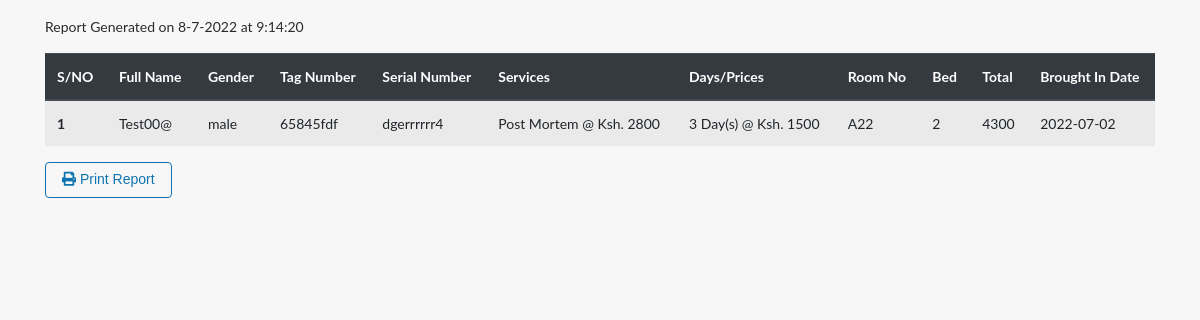
The app's page /include/outgoing_report.php with its own data.
### tables this page shows
CREATE TABLE `invoices` (
  `id` int(10) UNSIGNED NOT NULL,
  `deceased` int(10) UNSIGNED NOT NULL,
  `room` int(10) UNSIGNED DEFAULT NULL,
  `relative` int(10) UNSIGNED DEFAULT NULL,
  `services` text NOT NULL,
  `day` varchar(250) NOT NULL,
  `total` int(11) NOT NULL,
  `paid_amount` int(100) DEFAULT NULL,
  `stat` int(100) NOT NULL,
  `date` varchar(200) DEFAULT NULL
);

CREATE TABLE `incoming_deceased` (
  `id` int(10) UNSIGNED NOT NULL,
  `fullname` varchar(150) NOT NULL,
  `gender` varchar(40) NOT NULL,
  `tag_number` varchar(40) NOT NULL,
  `serial_number` varchar(40) NOT NULL,
  `relative_name` int(10) UNSIGNED DEFAULT NULL,
  `relative_number` int(10) UNSIGNED DEFAULT NULL,
  `room` varchar(250) NOT NULL,
  `bed` varchar(100) NOT NULL,
  `stat` int(100) NOT NULL,
  `date` date DEFAULT NULL
);

### include/outgoing_report.php (the view, shortened to what this page needs)
<!DOCTYPE html>
<html lang="en">
<head>
<link rel="stylesheet" href="https://cdnjs.cloudflare.com/ajax/libs/twitter-bootstrap/4.6.0/css/bootstrap.min.css">
<link rel="stylesheet" href="https://cdnjs.cloudflare.com/ajax/libs/font-awesome/5.15.4/css/all.min.css">
<link rel="stylesheet" href="../assets/css/bootstrap.css">
</head>
<body>
    <div class="container pt-3">
        <p>Report Generated on <?php
        $tdate=date("j-n-Y");
        $ttime=date("G:i:s");
        echo $tdate ?> at <?php echo $ttime;?></p>
<table class="table table-striped">
  <thead class="thead-dark">
    <tr>
      <th scope="col">S/NO</th>
      <th scope="col">Full Name</th>
      <th scope="col">Gender</th>
      <th scope="col">Tag Number</th>
       <th scope="col">Serial Number</th>
       <th scope="col">Services</th>
       <th scope="col">Days/Prices</th>
       <th scope="col">Room No</th>
        <th scope="col">Bed</th>
        <th scope="col">Total</th>
      <th scope="col">Brought In Date</th>
    </tr>
  </thead>
  <tbody>
  <?php
$conn = mysqli_connect('localhost', 'root', '', 'mogue_db');
$query = $conn->query("SELECT * FROM  outgoing_deceased ORDER BY id DESC");
if($query->num_rows > 0){
    while($rows = $query->fetch_assoc()){
      $fname = $rows["fullname"];
    $query1 = $conn->query("SELECT * FROM  incoming_deceased WHERE id=$fname ORDER BY id DESC");
    while($row = $query1->fetch_assoc()){
      $fullname=$row["fullname"];
      $gender = $row["gender"];
      $tag_number = $row["tag_number"];
      $serial_number = $row["serial_number"];
      $room_no = $row["room"];
      $bed = $row["bed"];
      $date = $row["date"];
      $query = $conn->query("SELECT * FROM  invoices WHERE deceased=$fname");
$count=1;
if($query->num_rows > 0){
    while($rows = $query->fetch_assoc()){
      $services = $rows["services"];
      $days=$rows['day'];
      $total=$rows['total'];
?>
    <tr>
      <th scope="row"><?php echo $count; ?></th>
      <td><?php echo $fullname?></td>
      <td><?php echo $gender?></td>
      <td><?php echo $tag_number?></td>
       <td><?php echo $serial_number?></td>
        <td><?php echo $services?></td>
        <td><?php echo $days?></td>
    <td><?php
    if($room_no==1){
      echo "A20";
    }else{
echo "A22";
    }
    ?></td>
     <td><?php echo $bed?></td>
     <td><?php echo $total?></td>
      <td><?php echo $date?></td>
    </tr>
   <?php
$count++;
    }
}?>
</tbody>
</table>
<button type="submit" id="btnprint" class="btn btn-outline-primary" onclick="print()"><i class="fa fa-print"></i> Print Report</button>
</div>
<?php
}
    }
    }
  ?>
</body>
</html>

### records on screen
incoming_deceased: fullname "Test00@", gender "male", tag_number "65845fdf", serial_number "dgerrrrrr4", bed "2", date "2022-07-02"
invoices: services "Post Mortem @ Ksh. 2800", day "3 Day(s) @ Ksh. 1500", total "4300"
